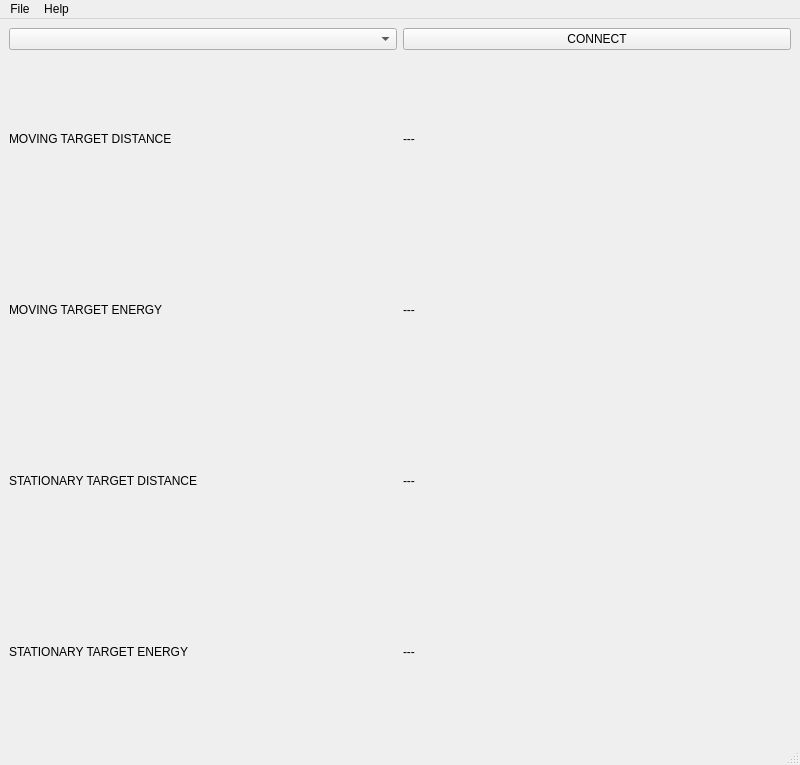
<?xml version="1.0" encoding="UTF-8"?>
<ui version="4.0">
 <class>MainWindow</class>
 <widget class="QMainWindow" name="MainWindow">
  <property name="geometry">
   <rect>
    <x>0</x>
    <y>0</y>
    <width>800</width>
    <height>765</height>
   </rect>
  </property>
  <property name="windowTitle">
   <string>QL2410 GUI</string>
  </property>
  <widget class="QWidget" name="centralwidget">
   <layout class="QVBoxLayout" name="verticalLayout">
    <item>
     <layout class="QHBoxLayout" name="horizontalLayout_5">
      <item>
       <widget class="QComboBox" name="comboBox_SerialPorts"/>
      </item>
      <item>
       <widget class="QPushButton" name="pushButton_Connect">
        <property name="text">
         <string>CONNECT</string>
        </property>
       </widget>
      </item>
     </layout>
    </item>
    <item>
     <layout class="QHBoxLayout" name="horizontalLayout">
      <item>
       <widget class="QLabel" name="label">
        <property name="text">
         <string>MOVING TARGET DISTANCE</string>
        </property>
       </widget>
      </item>
      <item>
       <widget class="QLabel" name="label_MovingTargetDistance">
        <property name="text">
         <string>---</string>
        </property>
       </widget>
      </item>
     </layout>
    </item>
    <item>
     <layout class="QHBoxLayout" name="horizontalLayout_2">
      <item>
       <widget class="QLabel" name="label_3">
        <property name="text">
         <string>MOVING TARGET ENERGY</string>
        </property>
       </widget>
      </item>
      <item>
       <widget class="QLabel" name="label_movingTargetEnergy">
        <property name="text">
         <string>---</string>
        </property>
       </widget>
      </item>
     </layout>
    </item>
    <item>
     <layout class="QHBoxLayout" name="horizontalLayout_3">
      <item>
       <widget class="QLabel" name="label_5">
        <property name="text">
         <string>STATIONARY TARGET DISTANCE</string>
        </property>
       </widget>
      </item>
      <item>
       <widget class="QLabel" name="label_stationaryTargetDistance">
        <property name="text">
         <string>---</string>
        </property>
       </widget>
      </item>
     </layout>
    </item>
    <item>
     <layout class="QHBoxLayout" name="horizontalLayout_4">
      <item>
       <widget class="QLabel" name="label_7">
        <property name="text">
         <string>STATIONARY TARGET ENERGY</string>
        </property>
       </widget>
      </item>
      <item>
       <widget class="QLabel" name="label_stationaryTargetEnergy">
        <property name="text">
         <string>---</string>
        </property>
       </widget>
      </item>
     </layout>
    </item>
   </layout>
  </widget>
  <widget class="QMenuBar" name="menubar">
   <property name="geometry">
    <rect>
     <x>0</x>
     <y>0</y>
     <width>800</width>
     <height>19</height>
    </rect>
   </property>
   <widget class="QMenu" name="menuFile">
    <property name="title">
     <string>File</string>
    </property>
    <addaction name="separator"/>
    <addaction name="actionExit"/>
   </widget>
   <widget class="QMenu" name="menuHelp">
    <property name="title">
     <string>Help</string>
    </property>
    <addaction name="actionManual"/>
    <addaction name="actionAbout"/>
   </widget>
   <addaction name="menuFile"/>
   <addaction name="menuHelp"/>
  </widget>
  <widget class="QStatusBar" name="statusbar"/>
  <action name="actionExit">
   <property name="text">
    <string>Exit</string>
   </property>
  </action>
  <action name="actionAbout">
   <property name="text">
    <string>About</string>
   </property>
  </action>
  <action name="actionManual">
   <property name="text">
    <string>Manual</string>
   </property>
  </action>
 </widget>
 <resources/>
 <connections/>
</ui>
